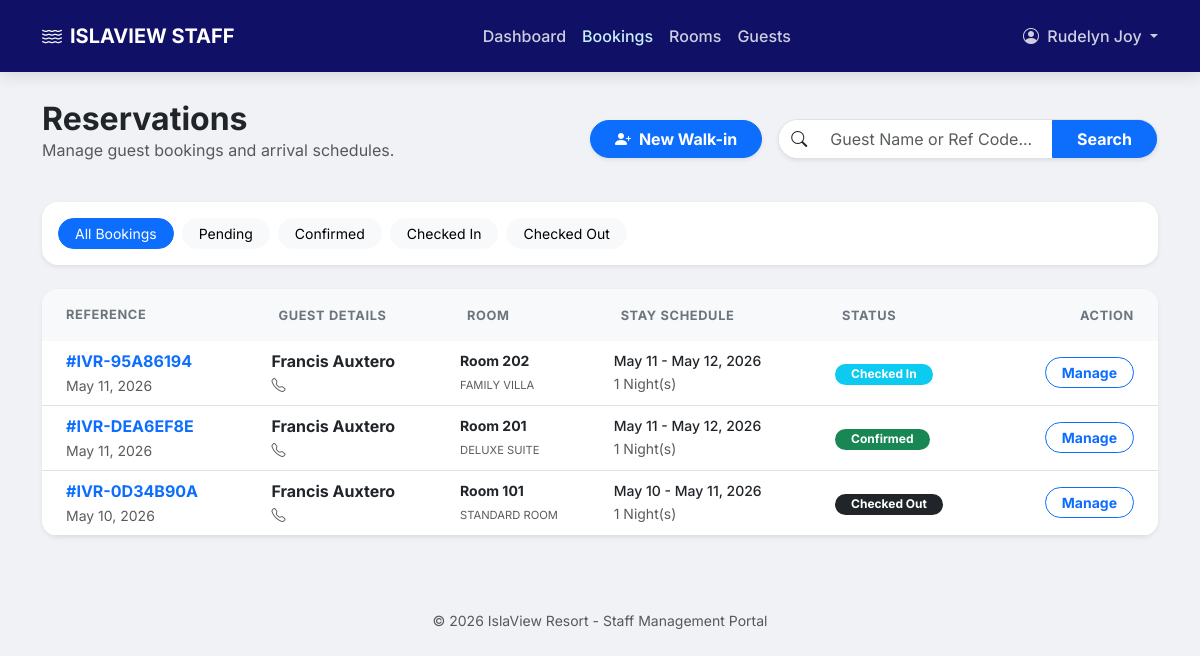
Page /staff/bookings.php (signed in) on the committed database.
### tables this page shows
CREATE TABLE `bookings` (
  `booking_id` int(10) UNSIGNED NOT NULL,
  `reference_code` varchar(20) NOT NULL,
  `guest_id` int(10) UNSIGNED NOT NULL,
  `room_id` smallint(5) UNSIGNED NOT NULL,
  `promo_id` int(10) UNSIGNED DEFAULT NULL,
  `booked_by` int(10) UNSIGNED DEFAULT NULL,
  `check_in_date` date NOT NULL,
  `check_out_date` date NOT NULL,
  `num_adults` tinyint(3) UNSIGNED NOT NULL DEFAULT 1,
  `num_children` tinyint(3) UNSIGNED NOT NULL DEFAULT 0,
  `nights` tinyint(3) UNSIGNED NOT NULL,
  `base_amount` decimal(10,2) NOT NULL,
  `discount_amount` decimal(10,2) NOT NULL DEFAULT 0.00,
  `tax_amount` decimal(10,2) NOT NULL DEFAULT 0.00,
  `total_amount` decimal(10,2) NOT NULL,
  `status` enum('pending','confirmed','checked_in','checked_out','cancelled','no_show') NOT NULL DEFAULT 'pending',
  `booking_source` enum('online','walk_in','phone','agent') NOT NULL DEFAULT 'online',
  `special_requests` text DEFAULT NULL,
  `internal_notes` text DEFAULT NULL,
  `early_checkin` tinyint(1) NOT NULL DEFAULT 0,
  `late_checkout` tinyint(1) NOT NULL DEFAULT 0,
  `early_checkin_fee` decimal(10,2) NOT NULL DEFAULT 0.00,
  `late_checkout_fee` decimal(10,2) NOT NULL DEFAULT 0.00,
  `cancelled_at` datetime DEFAULT NULL,
  `cancel_reason` text DEFAULT NULL,
  `created_at` datetime NOT NULL DEFAULT current_timestamp(),
  `updated_at` datetime NOT NULL DEFAULT current_timestamp() ON UPDATE current_timestamp()
);

CREATE TABLE `guests` (
  `guest_id` int(10) UNSIGNED NOT NULL,
  `user_id` int(10) UNSIGNED DEFAULT NULL,
  `first_name` varchar(80) NOT NULL,
  `last_name` varchar(80) NOT NULL,
  `email` varchar(191) DEFAULT NULL,
  `phone` varchar(20) DEFAULT NULL,
  `address` text DEFAULT NULL,
  `id_type` varchar(50) DEFAULT NULL,
  `id_number` varchar(100) DEFAULT NULL,
  `nationality` varchar(80) DEFAULT NULL,
  `date_of_birth` date DEFAULT NULL,
  `special_requests` text DEFAULT NULL,
  `notes` text DEFAULT NULL,
  `is_vip` tinyint(1) NOT NULL DEFAULT 0,
  `created_at` datetime NOT NULL DEFAULT current_timestamp()
);

CREATE TABLE `rooms` (
  `room_id` smallint(5) UNSIGNED NOT NULL,
  `room_type_id` smallint(5) UNSIGNED NOT NULL,
  `room_number` varchar(20) NOT NULL,
  `floor_level` tinyint(4) DEFAULT NULL,
  `description` text DEFAULT NULL,
  `is_active` tinyint(1) NOT NULL DEFAULT 1
);

CREATE TABLE `room_types` (
  `room_type_id` smallint(5) UNSIGNED NOT NULL,
  `type_name` varchar(100) NOT NULL,
  `description` text DEFAULT NULL,
  `max_occupancy` tinyint(3) UNSIGNED NOT NULL DEFAULT 2,
  `base_price` decimal(10,2) NOT NULL,
  `is_active` tinyint(1) NOT NULL DEFAULT 1
);

### staff/bookings.php (the view, shortened to what this page needs)
<?php include 'components/header.php'; ?>
<?php include 'components/navbar.php'; ?>
<main class="container main-container">
    <div class="d-flex justify-content-between align-items-center mb-4">
        <div>
            <h2 class="fw-bold text-dark m-0">Reservations</h2>
            <p class="text-muted">Manage guest bookings and arrival schedules.</p>
        </div>
        <div class="d-flex gap-3 align-items-center col-md-7 justify-content-end">
            <a href="walkin_booking.php" class="btn btn-primary rounded-pill px-4 fw-bold shadow-sm d-none d-md-flex align-items-center">
                <i class="bi bi-person-plus-fill me-2"></i> New Walk-in
            </a>
            <div class="col-md-7">
                <form action="bookings.php" method="GET">
                    <div class="input-group shadow-sm rounded-pill overflow-hidden border bg-white">
                        <span class="input-group-text bg-white border-0"><i class="bi bi-search"></i></span>
                        <input type="text" name="search" class="form-control border-0" placeholder="Guest Name or Ref Code..." value="<?php echo htmlspecialchars($_GET['search'] ?? ''); ?>">
                        <button type="submit" class="btn btn-primary px-4 fw-bold">Search</button>
                    </div>
                </form>
            </div>
        </div>
    </div>
    <div class="card border-0 shadow-sm rounded-4 mb-4">
        <div class="card-body p-3">
            <div class="d-flex gap-2 overflow-auto">
                <?php
                    function filterUrl($status = null) {
                        $params = $_GET;
                        if ($status) $params['status'] = $status; else unset($params['status']);
                        return "bookings.php?" . http_build_query($params);
                    }
                ?>
                <a href="<?php echo filterUrl(); ?>" class="btn btn-sm <?php echo !isset($_GET['status']) ? 'btn-primary' : 'btn-light'; ?> rounded-pill px-3">All Bookings</a>
                <a href="<?php echo filterUrl('pending'); ?>" class="btn btn-sm <?php echo ($_GET['status'] ?? '') == 'pending' ? 'btn-warning text-dark' : 'btn-light'; ?> rounded-pill px-3">Pending</a>
                <a href="<?php echo filterUrl('confirmed'); ?>" class="btn btn-sm <?php echo ($_GET['status'] ?? '') == 'confirmed' ? 'btn-success' : 'btn-light'; ?> rounded-pill px-3">Confirmed</a>
                <a href="<?php echo filterUrl('checked_in'); ?>" class="btn btn-sm <?php echo ($_GET['status'] ?? '') == 'checked_in' ? 'btn-info text-white' : 'btn-light'; ?> rounded-pill px-3">Checked In</a>
                <a href="<?php echo filterUrl('checked_out'); ?>" class="btn btn-sm <?php echo ($_GET['status'] ?? '') == 'checked_out' ? 'btn-dark' : 'btn-light'; ?> rounded-pill px-3">Checked Out</a>
            </div>
        </div>
    </div>
    <div class="card table-card shadow-sm border-0 rounded-4 overflow-hidden">
        <div class="table-responsive">
            <table class="table table-hover align-middle mb-0">
                <thead class="bg-light">
                    <tr>
                        <th class="ps-4 py-3">Reference</th>
                        <th>Guest Details</th>
                        <th>Room</th>
                        <th>Stay Schedule</th>
                        <th>Status</th>
                        <th class="pe-4 text-end">Action</th>
                    </tr>
                </thead>
                <tbody>
                    <?php
                    $sql = "SELECT b.*, g.first_name, g.last_name, g.phone, r.room_number, rt.type_name
                            FROM bookings b
                            JOIN guests g ON b.guest_id = g.guest_id
                            JOIN rooms r ON b.room_id = r.room_id
                            JOIN room_types rt ON r.room_type_id = rt.room_type_id";
                    $sql .= " ORDER BY b.created_at DESC";
                    $result = $conn->query($sql);
                    if ($result && $result->num_rows > 0) {
                        while($row = $result->fetch_assoc()) {
                            $badge_class = 'bg-secondary';
                            if($row['status'] == 'confirmed') $badge_class = 'bg-success';
                            elseif($row['status'] == 'pending') $badge_class = 'bg-warning text-dark';
                            elseif($row['status'] == 'checked_in') $badge_class = 'bg-info text-white';
                            elseif($row['status'] == 'checked_out') $badge_class = 'bg-dark';
                            elseif($row['status'] == 'cancelled') $badge_class = 'bg-danger';
                            echo "<tr>
                                <td class='ps-4'>
                                    <span class='fw-bold text-primary'>#{$row['reference_code']}</span><br>
                                    <small class='text-muted'>".date('M d, Y', strtotime($row['created_at']))."</small>
                                </td>
                                <td>
                                    <div class='fw-bold text-dark'>{$row['first_name']} {$row['last_name']}</div>
                                    <small class='text-muted'><i class='bi bi-telephone me-1'></i>{$row['phone']}</small>
                                </td>
                                <td>
                                    <div class='small fw-bold'>Room {$row['room_number']}</div>
                                    <small class='text-muted text-uppercase' style='font-size: 0.7rem;'>{$row['type_name']}</small>
                                </td>
                                <td>
                                    <div class='small text-dark fw-medium'>".date('M d', strtotime($row['check_in_date']))." - ".date('M d, Y', strtotime($row['check_out_date']))."</div>
                                    <small class='text-muted'>{$row['nights']} Night(s)</small>
                                </td>
                                <td>
                                    <span class='badge $badge_class rounded-pill text-capitalize px-3'>".str_replace('_', ' ', $row['status'])."</span>
                                </td>
                                <td class='pe-4 text-end'>
                                    <a href='view_booking.php?id={$row['booking_id']}' class='btn btn-outline-primary btn-sm rounded-pill px-3 fw-bold'>
                                        Manage
                                    </a>
                                </td>
                            </tr>";
                        }
                    } else {
                        echo "<tr><td colspan='6' class='text-center py-5 text-muted'>
                                <i class='bi bi-search fs-1 d-block mb-2 opacity-25'></i>
                                No reservations found matching your criteria.
                              </td></tr>";
                    }
                    ?>
                </tbody>
            </table>
        </div>
    </div>
</main>
<?php include 'components/footer.php'; ?>

### staff/components/header.php (style rules this page uses)
:root { --primary-blue: #0077b6; --deep-ocean: #03045e; }
body { font-family: 'Inter', sans-serif; background-color: #f0f2f5; }
.main-container { margin-top: 100px; padding-bottom: 50px; }
.table-card { border: none; border-radius: 20px; overflow: hidden; background: white; box-shadow: 0 4px 15px rgba(0,0,0,0.05); }
.table thead th { background-color: #f8f9fa; text-transform: uppercase; font-size: 0.8rem; letter-spacing: 0.05em; color: #6c757d; border: none; padding: 15px; }

### rows in the picture
bookings: reference_code "IVR-95A86194", created_at "May 11, 2026", guest.first_name "Francis", guest.last_name "Auxtero", room.room_number "202", room_types.type_name "FAMILY VILLA", check_in_date "May 11", check_out_date "May 12, 2026", nights "1", status "Checked In"
bookings: reference_code "IVR-DEA6EF8E", created_at "May 11, 2026", guest.first_name "Francis", guest.last_name "Auxtero", room.room_number "201", room_types.type_name "DELUXE SUITE", check_in_date "May 11", check_out_date "May 12, 2026", nights "1", status "Confirmed"
bookings: reference_code "IVR-0D34B90A", created_at "May 10, 2026", guest.first_name "Francis", guest.last_name "Auxtero", room.room_number "101", room_types.type_name "STANDARD ROOM", check_in_date "May 10", check_out_date "May 11, 2026", nights "1", status "Checked Out"

### other values in the picture
$staff_name "Rudelyn Joy"
